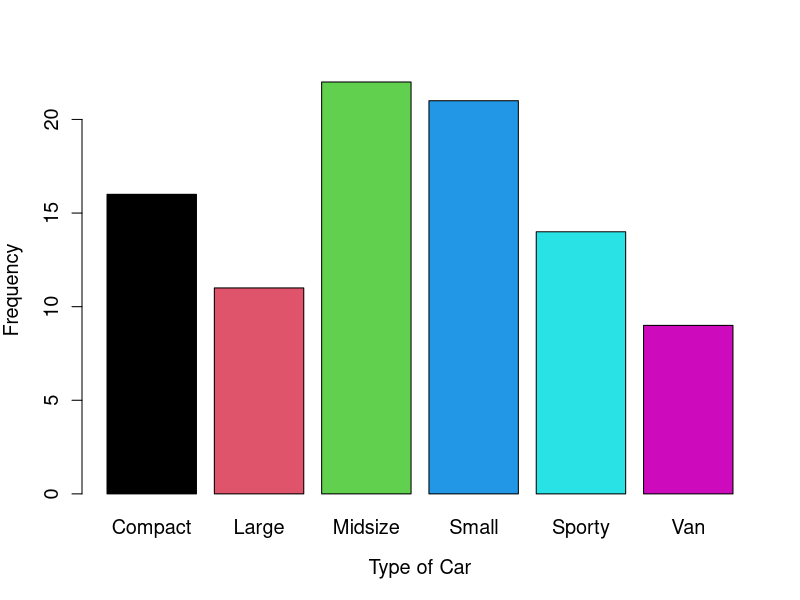
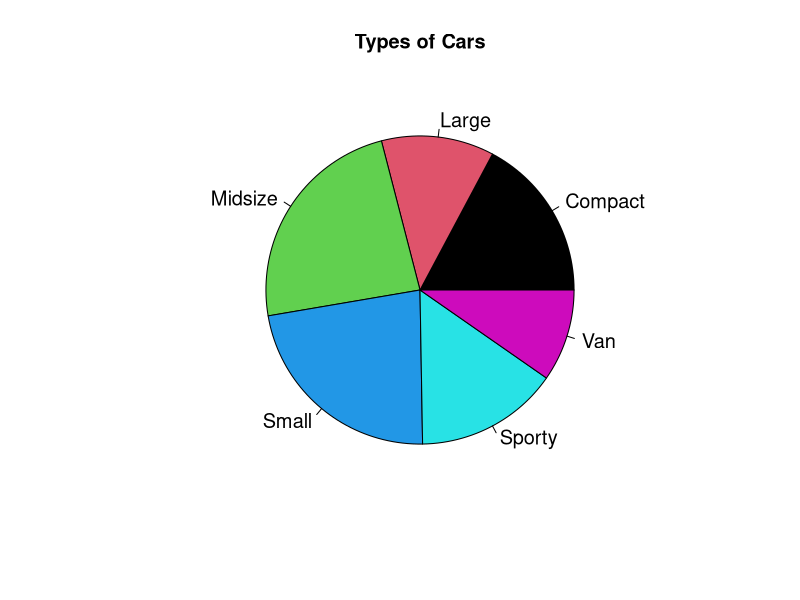

Here is the R script that generated these plots, in order:
## ---- chunk 1
# Your code goes here
## ---- chunk 2
library(MASS)
data(Cars93)
## ---- chunk 3
head(Cars93)
## ---- chunk 4
#frequency table
typeTable = table(Cars93$Type)
typeTable
#relative freq
round(typeTable / nrow(Cars93), 3)
## ---- chunk 5
barplot(typeTable, ylab="Frequency", xlab="Type of Car", cex.axis=1.2, cex.names=1.2, cex.lab=1.2, col=1:6)

## ---- chunk 6
pie(typeTable, main="Types of Cars", col=1:6, cex=1.2)
## ---- chunk 7
#The mode is 22 (of midsize cars)
## ---- chunk 8

## ---- chunk 9

## ---- chunk 10

## ---- chunk 11

## ---- chunk 12

## ---- chunk 13

## ---- chunk 14
